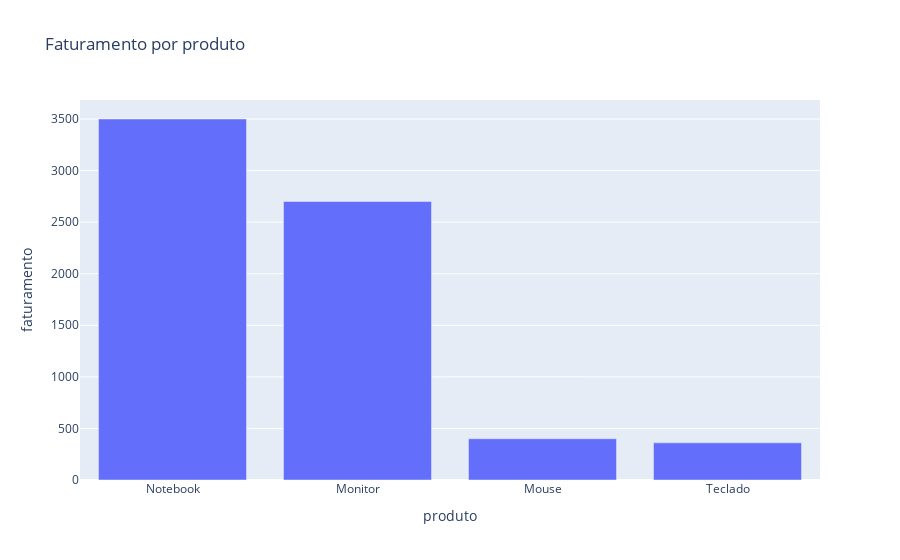

The notebook cell saved with this chart:
### Code cell
# Visualisação (plotly)

#Faturamento por produto
fig = px.bar(
    faturamento_por_produto,
    x = "produto",
    y = "faturamento",
    title = "Faturamento por produto"
)

fig.show()

### Figure 1 — Plotly figure (JSON) as saved in the notebook; plotly's stock layout.template omitted (floating-point values rounded to 4 significant figures)
{"data": [{"hovertemplate": "produto=%{x}<br>faturamento=%{y}<extra></extra>", "legendgroup": "", "marker": {"color": "#636efa", "pattern": {"shape": ""}}, "name": "", "orientation": "v", "showlegend": false, "textposition": "auto", "type": "bar", "x": ["Notebook", "Monitor", "Mouse", "Teclado"], "xaxis": "x", "y": [3500, 2700, 400, 360], "yaxis": "y"}], "layout": {"barmode": "relative", "legend": {"tracegroupgap": 0}, "title": {"text": "Faturamento por produto"}, "xaxis": {"anchor": "y", "domain": [0, 1], "title": {"text": "produto"}}, "yaxis": {"anchor": "x", "domain": [0, 1], "title": {"text": "faturamento"}}}}
